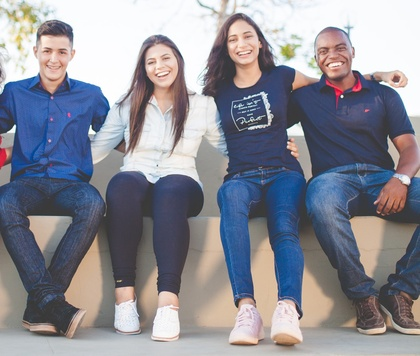
%> input picture FDetect_PSNR_SSIM/grouppic.jpg, 420 x 356 px, shrunk from 1894 x 1606 before the run
$ octave FDetect_PSNR_SSIM.m   (GNU Octave 9; MATLAB toolbox functions it lacks are replaced by stand-ins)
%> lines starting %> are read from the running program, lines starting %| are printed output that depends on the picture
% Read the image
%imagePath = 'singlepic.jpg';
imagePath = 'grouppic.jpg';
%imagePath = 'grouppic2.jpg';
img = imread(imagePath);
%> img is the input picture: size 356x420x3 uint8; mean R, G, B 140.2, 140.6, 149.9

% Create a face detector object
faceDetector = vision.CascadeObjectDetector();

% Detect faces in the image
bbox = step(faceDetector, img);
%> bbox = [34 35 44 44; 140 46 41 41; 221 22 43 43]

% Display the original image with detected faces
figure;
imshow(img);
hold on;

% Initialize cell array to store cropped faces
croppedFaces = cell(1, size(bbox, 1));
%> croppedFaces = {[], [], []}

% Loop through each detected face and crop it
for i = 1:size(bbox, 1)
    % Extract the bounding box for the current face
    faceBoundingBox = bbox(i, :);

    % Draw a rectangle around the detected face
    rectangle('Position', faceBoundingBox, 'EdgeColor', 'r', 'LineWidth', 2);

    % Crop the face from the original image and store in the cell array
    croppedFaces{i} = imcrop(img, faceBoundingBox);
end
%> this loop made 3 passes
%> faceBoundingBox on passes 1 to 3: [34 35 44 44], [140 46 41 41], [221 22 43 43]
%> after the loop, croppedFaces = 3 items
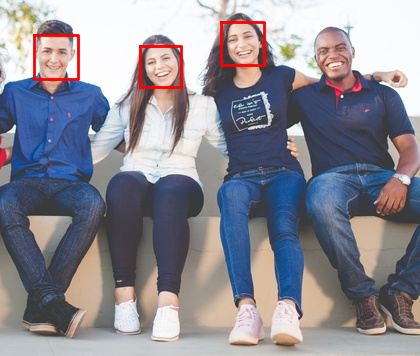
%> figure redrawn from the program's plot data

hold off;

% Loop through each detected face and create PSNR and SSIM plots
for i = 1:numel(croppedFaces)
    % Load the original face
    originalFace = croppedFaces{i};
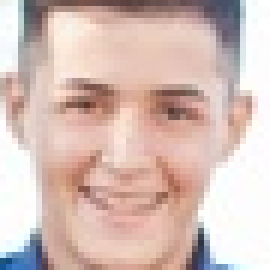
%> originalFace: size 45x45x3 uint8 (shown 6 times larger); mean R, G, B 214.1, 190.4, 183.2

    % Initialize arrays to store PSNR, SSIM, and quality values
    psnrValues = zeros(1, 10);
    ssimValues = zeros(1, 10);
    qualityValues = 10:10:100;

    % Loop through different quality factors, compress the face, and compute PSNR and SSIM
    for j = 1:numel(qualityValues)
        % Compress the face with different quality factors and write to file
        imwrite(originalFace, sprintf('compressed_face%d_q%d.jpg', i, qualityValues(j)), 'Quality', qualityValues(j));

        % Load the compressed face image for PSNR and SSIM calculation
        compressedImage = imread(sprintf('compressed_face%d_q%d.jpg', i, qualityValues(j)));
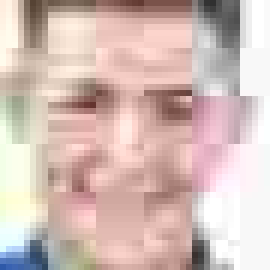
%> compressedImage: size 45x45x3 uint8 (shown 6 times larger); mean R, G, B 212.1, 189.6, 183.6

        % Compute PSNR for each color channel
        psnrRed = psnr(originalFace(:,:,1), compressedImage(:,:,1));
%> psnrRed = 23.95
        psnrGreen = psnr(originalFace(:,:,2), compressedImage(:,:,2));
%> psnrGreen = 25.22
        psnrBlue = psnr(originalFace(:,:,3), compressedImage(:,:,3));
%> psnrBlue = 23.6

        % Compute overall PSNR as the average of individual channel PSNR values
        psnrValues(j) = (psnrRed + psnrGreen + psnrBlue) / 3;

        % Compute SSIM for each color channel
        ssimRed = ssim(originalFace(:,:,1), compressedImage(:,:,1));
%> ssimRed = 0.765
        ssimGreen = ssim(originalFace(:,:,2), compressedImage(:,:,2));
%> ssimGreen = 0.811
        ssimBlue = ssim(originalFace(:,:,3), compressedImage(:,:,3));
%> ssimBlue = 0.787

        % Compute overall SSIM as the average of individual channel SSIM values
        ssimValues(j) = (ssimRed + ssimGreen + ssimBlue) / 3;
    end

    % Plot PSNR and SSIM for each face
    figure;

    % Original Face subplot
    subplot(3, 1, 1);
    imshow(originalFace);
    title(['Original Face ' num2str(i)]);

    % PSNR subplot
    subplot(3, 1, 2);
    plot(qualityValues, psnrValues, '-o');
    title(['PSNR vs JPEG Quality - Face ' num2str(i)]);
    xlabel('JPEG Quality');
    ylabel('PSNR');
    grid on;

    % Find the index of the maximum PSNR value
    [maxPSNR, maxIndexPSNR] = max(psnrValues);

    % Annotate the plot with the maximum PSNR value and its corresponding quality factor
    text(qualityValues(maxIndexPSNR), maxPSNR, sprintf('Max PSNR: %.2f at Q = %d', maxPSNR, qualityValues(maxIndexPSNR)), ...
        'HorizontalAlignment', 'left', 'VerticalAlignment', 'bottom', 'BackgroundColor', 'w');
    xlim([min(qualityValues) - 5, max(qualityValues) + 5]);

    % SSIM subplot in red
    subplot(3, 1, 3);
    plot(qualityValues, ssimValues, '-o', 'Color', 'red');  % Set the line color to red
    title(['SSIM vs JPEG Quality - Face ' num2str(i)]);
    xlabel('JPEG Quality');
    ylabel('SSIM');
    grid on;

    % Find the index of the maximum SSIM value
    [maxSSIM, maxIndexSSIM] = max(ssimValues);

    % Annotate the plot with the maximum SSIM value and its corresponding quality factor
    text(qualityValues(maxIndexSSIM), maxSSIM, sprintf('Max SSIM: %.4f at Q = %d', maxSSIM, qualityValues(maxIndexSSIM)), ...
        'HorizontalAlignment', 'left', 'VerticalAlignment', 'bottom', 'BackgroundColor', 'w');
    xlim([min(qualityValues) - 5, max(qualityValues) + 5]);
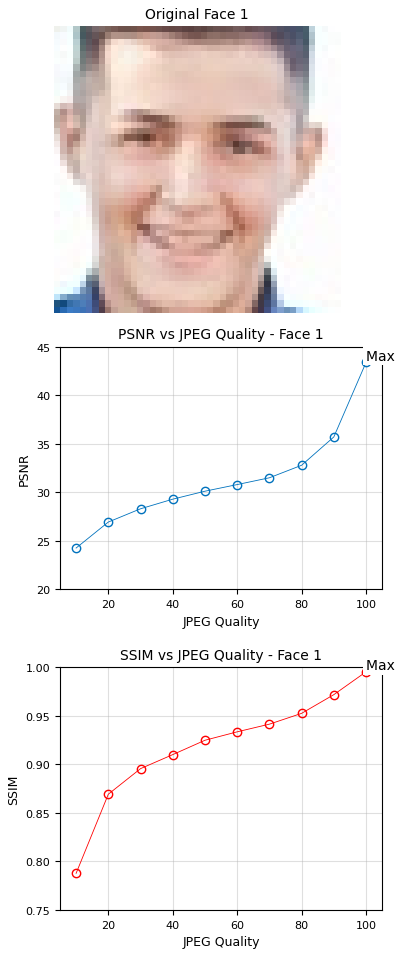
%> figure redrawn from the program's plot data, 3 panels
end

% PSNR focuses on measuring the amount of noise or distortion, SSIM goes beyond that and considers the structural similarity
% between images. Depending on the specific use case and
% the importance of human perception, one metric may be preferred over the other.

%PSNR would be more useful in senarios like preserving details in medical images.**
% SSIM is helpful when we care about how people see the images, like in TV or movie streaming.
